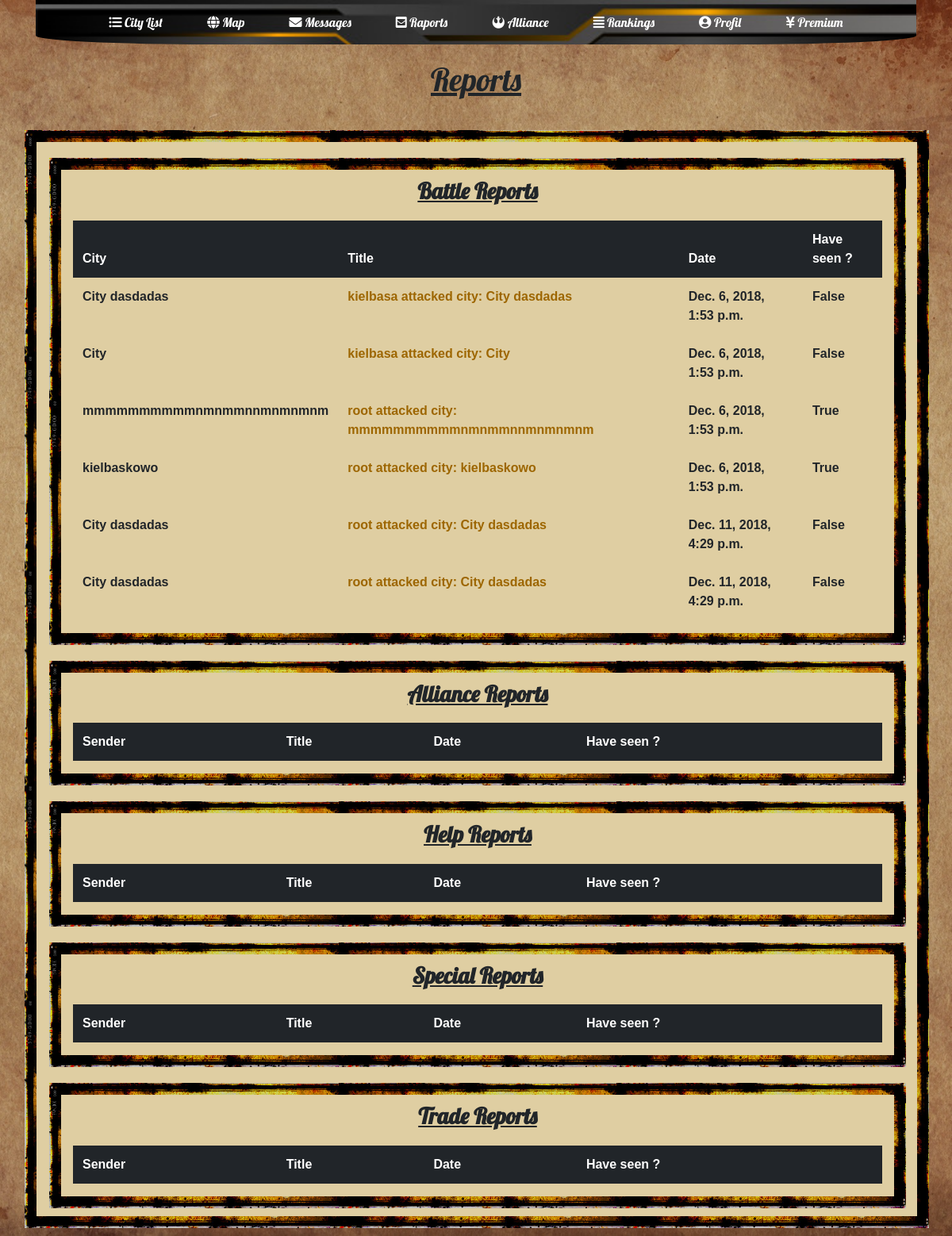
Page /raporty/ (signed in) on the committed database.
### raports/models.py (models this page shows, shortened)
class BattleRaport(models.Model):
    name = models.CharField(max_length=100, default="battle raport")
    have_seen = models.BooleanField(default=False)
    attacker = models.ForeignKey(User, related_name='attacker', on_delete=models.CASCADE)
    defender = models.ForeignKey(User, related_name='defender', on_delete=models.CASCADE)
    created_date = models.DateTimeField(default=timezone.now)
    cityA = models.ForeignKey(cityMap.models.CityOwned, related_name='attackvillage', on_delete=models.CASCADE)
    cityD = models.ForeignKey(cityMap.models.CityOwned, related_name='defensevillage', on_delete=models.CASCADE)
    stolen_food = models.IntegerField(default=0)
    stolen_energy = models.IntegerField(default=0)
    stolen_minerals = models.IntegerField(default=0)
    stolen_special_resource = models.IntegerField(default=0)
    infantryA = models.IntegerField(default=0)
    hinfantryA = models.IntegerField(default=0)
    planesA = models.IntegerField(default=0)
    ltanksA = models.IntegerField(default=0)
    htanksA = models.IntegerField(default=0)
    motorizedA = models.IntegerField(default=0)
    infantryD = models.IntegerField(default=0)
    hinfantryD = models.IntegerField(default=0)
    planesD = models.IntegerField(default=0)
    ltanksD = models.IntegerField(default=0)
    htanksD = models.IntegerField(default=0)
    motorizedD = models.IntegerField(default=0)
    infantryAS = models.IntegerField(default=0)
    hinfantryAS = models.IntegerField(default=0)
    planesAS = models.IntegerField(default=0)
    ltanksAS = models.IntegerField(default=0)
    htanksAS = models.IntegerField(default=0)
    motorizedAS = models.IntegerField(default=0)
    infantryDS = models.IntegerField(default=0)
    hinfantryDS = models.IntegerField(default=0)
    planesDS = models.IntegerField(default=0)
    ltanksDS = models.IntegerField(default=0)
    htanksDS = models.IntegerField(default=0)
    motorizedDS = models.IntegerField(default=0)

### cityMap/models.py (models this page shows, shortened)
class CityOwned(models.Model):
    city_owner = models.ForeignKey('auth.User', on_delete=models.CASCADE)
    city_name = models.CharField(max_length=100, default="City")
    is_capital = models.BooleanField(default=False)
    pos_x = models.IntegerField(default=1)
    pos_y = models.IntegerField(default=1)
    server = models.ForeignKey(Server, on_delete=models.CASCADE, blank=True, null=True)
    town_hall = models.IntegerField(default=1)
    barracks = models.IntegerField(default=1)
    roads = models.IntegerField(default=1)
    mines = models.IntegerField(default=1)
    power_plant = models.IntegerField(default=1)
    farms = models.IntegerField(default=1)
    housing = models.IntegerField(default=1)
    infantry = models.IntegerField(default=0)
    hinfantry = models.IntegerField(default=0)
    planes = models.IntegerField(default=0)
    ltanks = models.IntegerField(default=0)
    htanks = models.IntegerField(default=0)
    motorized = models.IntegerField(default=0)
    food = models.IntegerField(default=0)
    electricity = models.IntegerField(default=0)
    ore = models.IntegerField(default=0)
    population = models.IntegerField(default=100)
    points = models.IntegerField(default=100)
    def __str__(self):
        return self.city_name

### raports/views.py (the view)
# urls.py: path('', views.raport_page, name='raport_page'),
@login_required(login_url=main_page)
def raport_page(request):
    battleraports = BattleRaport.objects.filter(Q(defender=request.user) | Q(attacker=request.user)).order_by('created_date')
    alliancereports = AllianceInvite.objects.filter(receiver=request.user).order_by('created_date')
    helpraports = HelpRaport.objects.filter(receiver=request.user).order_by('created_date')
    specialresourceraports = SpecialResourceRaport.objects.filter(receiver=request.user).order_by('created_date')
    tradeeraports = TradeRaport.objects.filter(receiver=request.user).order_by('created_date')
    return render(request, 'indexRaports.html',
                  {'battleraports': battleraports, 'alliancereports': alliancereports, 'helpraports': helpraports,
                   'specialresourceraports': specialresourceraports, 'tradeeraports': tradeeraports})

### raports/templates/indexRaports.html (shortened to what this page needs)
{% extends 'raports.html' %}
{% block showRaports %}
<div class="row col-lg-12 raportPanel">
    <h3 class="h3 custom-center font-weight-bold"><u>Battle Reports
    </u></h3>
    <table class="table table-hover table-borderless">
        <thead class="thead-dark">
        <tr>
            <th>City</th>
            <th>Title</th>
            <th>Date</th>
            <th>Have seen ?</th>
        </tr>
        </thead>
        {% for battleraport in battleraports %}
        <tr>
            <td>{{ battleraport.cityD }}</td>
            <td><a href='{{ battleraport.id }}/0'>{{ battleraport.name }}</a></td>
            <td>{{ battleraport.created_date }}</td>
            <td>{{ battleraport.have_seen }}</td>
        </tr>
        {% endfor %}
    </table>
</div>
<div class="row col-lg-12 raportPanel">
    <h3 class="h3 custom-center font-weight-bold"><u>Alliance Reports
    </u></h3>
    <table class="table table-hover table-borderless">
        <thead class="thead-dark">
        <tr>
            <th>Sender</th>
            <th>Title</th>
            <th>Date</th>
            <th>Have seen ?</th>
        </tr>
        </thead>
    </table>
</div>
<div class="row col-lg-12 raportPanel">
    <h3 class="h3 custom-center font-weight-bold"><u>Help Reports
    </u></h3>
    <table class="table table-hover table-borderless">
        <thead class="thead-dark">
        <tr>
            <th>Sender</th>
            <th>Title</th>
            <th>Date</th>
            <th>Have seen ?</th>
        </tr>
        </thead>
    </table>
</div>
<div class="row col-lg-12 raportPanel">
    <h3 class="h3 custom-center font-weight-bold"><u>Special Reports
    </u></h3>
    <table class="table table-hover table-borderless">
        <thead class="thead-dark">
        <tr>
            <th>Sender</th>
            <th>Title</th>
            <th>Date</th>
            <th>Have seen ?</th>
        </tr>
        </thead>
    </table>
</div>
<div class="row col-lg-12 raportPanel">
    <h3 class="h3 custom-center font-weight-bold"><u>Trade Reports
    </u></h3>
    <table class="table table-hover table-borderless">
        <thead class="thead-dark">
        <tr>
            <th>Sender</th>
            <th>Title</th>
            <th>Date</th>
            <th>Have seen ?</th>
        </tr>
        </thead>
    </table>
</div>
{% endblock %}

### raports/static/raports/raportsCss.css (style rules this page uses)
body { background: url('../cityMap/assets/yellowBackground2.png') no-repeat center center fixed; background-size: cover; }
.custom-center { margin: auto; }
a, a:hover { color: #9d6600; }
.raportPanel h3 { font-family: 'Lobster'; margin-top: 10px; margin-bottom: 20px; }
.raportPanel { background-color: rgb(223, 206, 162); border: 15px solid transparent; border-image: url('../cityMap/assets/border8.png') 30 round; margin-left: 1px; height: 100%; margin-bottom: 10px; margin-top: 20px; }
th, td { border-top: none; font-weight: bold; text-align: left; }
table { font-family: arial, sans-serif; }

### rows in the picture
BattleRaport: cityD "City dasdadas", name "kielbasa attacked city: City dasdadas", created_date "Dec. 6, 2018, 1:53 p.m.", have_seen "False"
BattleRaport: cityD "City", name "kielbasa attacked city: City", created_date "Dec. 6, 2018, 1:53 p.m.", have_seen "False"
BattleRaport: cityD "mmmmmmmmmmnmnmmnnmnmnmnm", name "root attacked city: mmmmmmmmmmnmnmmnnmnmnmnm", created_date "Dec. 6, 2018, 1:53 p.m.", have_seen "True"
BattleRaport: cityD "kielbaskowo", name "root attacked city: kielbaskowo", created_date "Dec. 6, 2018, 1:53 p.m.", have_seen "True"
BattleRaport: cityD "City dasdadas", name "root attacked city: City dasdadas", created_date "Dec. 11, 2018, 4:29 p.m.", have_seen "False"
BattleRaport: cityD "City dasdadas", name "root attacked city: City dasdadas", created_date "Dec. 11, 2018, 4:29 p.m.", have_seen "False"
